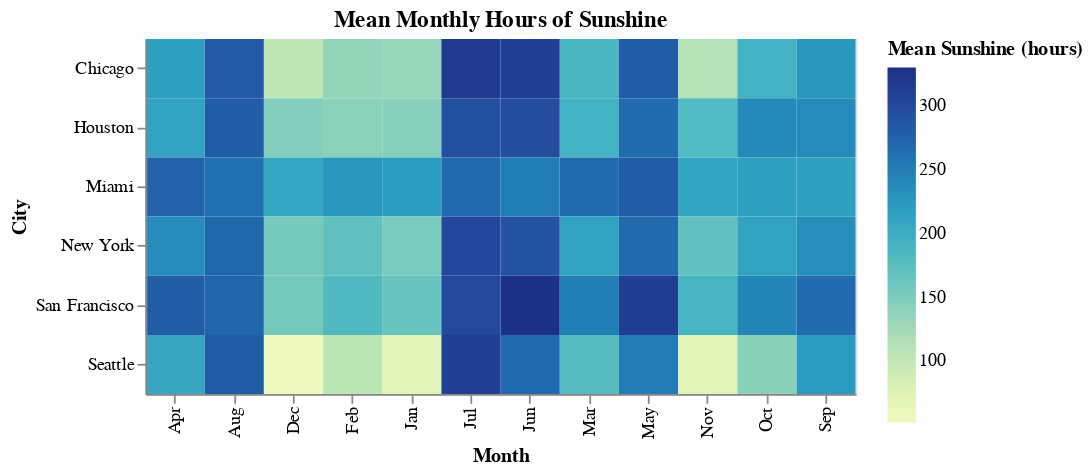

The code cell stored with this chart in its notebook:
### Code cell
alt.Chart(source).mark_rect().encode(
    y=alt.Y('city:N', axis=alt.Axis(title='City')),
    x=alt.X('month:N', axis=alt.Axis(title='Month')),
    color=alt.Color('mean(sunshine):Q', scale=alt.Scale(scheme='yellowgreenblue'), legend=alt.Legend(title='Mean Sunshine (hours)'))
).properties(
    width=400,
    height=200,
    title='Mean Monthly Hours of Sunshine'
)

### Figure 1 — Vega-Lite specification as saved in the notebook (floating-point values rounded to 4 significant figures)
{"config": {"view": {"continuousWidth": 400, "continuousHeight": 300}}, "data": {"name": "data-162638687fd33f296a3b88b07ba677ef"}, "mark": "rect", "encoding": {"color": {"aggregate": "mean", "field": "sunshine", "legend": {"title": "Mean Sunshine (hours)"}, "scale": {"scheme": "yellowgreenblue"}, "type": "quantitative"}, "x": {"axis": {"title": "Month"}, "field": "month", "type": "nominal"}, "y": {"axis": {"title": "City"}, "field": "city", "type": "nominal"}}, "height": 200, "title": "Mean Monthly Hours of Sunshine", "width": 400, "$schema": "https://vega.github.io/schema/vega-lite/v4.17.0.json", "datasets": {"data-162638687fd33f296a3b88b07ba677ef": [{"city": "Chicago", "lon": -87.62, "lat": 41.88, "month": "Jan", "monthnum": 0, "sunshine": 135}, {"city": "Chicago", "lon": -87.62, "lat": 41.88, "month": "Feb", "monthnum": 1, "sunshine": 136}, {"city": "Chicago", "lon": -87.62, "lat": 41.88, "month": "Mar", "monthnum": 2, "sunshine": 187}, {"city": "Chicago", "lon": -87.62, "lat": 41.88, "month": "Apr", "monthnum": 3, "sunshine": 215}, {"city": "Chicago", "lon": -87.62, "lat": 41.88, "month": "May", "monthnum": 4, "sunshine": 281}, {"city": "Chicago", "lon": -87.62, "lat": 41.88, "month": "Jun", "monthnum": 5, "sunshine": 311}, {"city": "Chicago", "lon": -87.62, "lat": 41.88, "month": "Jul", "monthnum": 6, "sunshine": 318}, {"city": "Chicago", "lon": -87.62, "lat": 41.88, "month": "Aug", "monthnum": 7, "sunshine": 283}, {"city": "Chicago", "lon": -87.62, "lat": 41.88, "month": "Sep", "monthnum": 8, "sunshine": 226}, {"city": "Chicago", "lon": -87.62, "lat": 41.88, "month": "Oct", "monthnum": 9, "sunshine": 193}, {"city": "Chicago", "lon": -87.62, "lat": 41.88, "month": "Nov", "monthnum": 10, "sunshine": 113}, {"city": "Chicago", "lon": -87.62, "lat": 41.88, "month": "Dec", "monthnum": 11, "sunshine": 106}, {"city": "Houston", "lon": -95.36, "lat": 29.75, "month": "Jan", "monthnum": 0, "sunshine": 144}, {"city": "Houston", "lon": -95.36, "lat": 29.75, "month": "Feb", "monthnum": 1, "sunshine": 141}, {"city": "Houston", "lon": -95.36, "lat": 29.75, "month": "Mar", "monthnum": 2, "sunshine": 193}, {"city": "Houston", "lon": -95.36, "lat": 29.75, "month": "Apr", "monthnum": 3, "sunshine": 212}, {"city": "Houston", "lon": -95.36, "lat": 29.75, "month": "May", "monthnum": 4, "sunshine": 266}, {"city": "Houston", "lon": -95.36, "lat": 29.75, "month": "Jun", "monthnum": 5, "sunshine": 298}, {"city": "Houston", "lon": -95.36, "lat": 29.75, "month": "Jul", "monthnum": 6, "sunshine": 294}, {"city": "Houston", "lon": -95.36, "lat": 29.75, "month": "Aug", "monthnum": 7, "sunshine": 281}, {"city": "Houston", "lon": -95.36, "lat": 29.75, "month": "Sep", "monthnum": 8, "sunshine": 238}, {"city": "Houston", "lon": -95.36, "lat": 29.75, "month": "Oct", "monthnum": 9, "sunshine": 239}, {"city": "Houston", "lon": -95.36, "lat": 29.75, "month": "Nov", "monthnum": 10, "sunshine": 181}, {"city": "Houston", "lon": -95.36, "lat": 29.75, "month": "Dec", "monthnum": 11, "sunshine": 146}, {"city": "Miami", "lon": -80.19, "lat": 25.76, "month": "Jan", "monthnum": 0, "sunshine": 222}, {"city": "Miami", "lon": -80.19, "lat": 25.76, "month": "Feb", "monthnum": 1, "sunshine": 227}, {"city": "Miami", "lon": -80.19, "lat": 25.76, "month": "Mar", "monthnum": 2, "sunshine": 266}, {"city": "Miami", "lon": -80.19, "lat": 25.76, "month": "Apr", "monthnum": 3, "sunshine": 275}, {"city": "Miami", "lon": -80.19, "lat": 25.76, "month": "May", "monthnum": 4, "sunshine": 280}, {"city": "Miami", "lon": -80.19, "lat": 25.76, "month": "Jun", "monthnum": 5, "sunshine": 251}, {"city": "Miami", "lon": -80.19, "lat": 25.76, "month": "Jul", "monthnum": 6, "sunshine": 267}, {"city": "Miami", "lon": -80.19, "lat": 25.76, "month": "Aug", "monthnum": 7, "sunshine": 263}, {"city": "Miami", "lon": -80.19, "lat": 25.76, "month": "Sep", "monthnum": 8, "sunshine": 216}, {"city": "Miami", "lon": -80.19, "lat": 25.76, "month": "Oct", "monthnum": 9, "sunshine": 215}, {"city": "Miami", "lon": -80.19, "lat": 25.76, "month": "Nov", "monthnum": 10, "sunshine": 212}, {"city": "Miami", "lon": -80.19, "lat": 25.76, "month": "Dec", "monthnum": 11, "sunshine": 209}, {"city": "New York", "lon": -73.94, "lat": 40.73, "month": "Jan", "monthnum": 0, "sunshine": 154}, {"city": "New York", "lon": -73.94, "lat": 40.73, "month": "Feb", "monthnum": 1, "sunshine": 171}, {"city": "New York", "lon": -73.94, "lat": 40.73, "month": "Mar", "monthnum": 2, "sunshine": 213}, {"city": "New York", "lon": -73.94, "lat": 40.73, "month": "Apr", "monthnum": 3, "sunshine": 237}, {"city": "New York", "lon": -73.94, "lat": 40.73, "month": "May", "monthnum": 4, "sunshine": 268}, {"city": "New York", "lon": -73.94, "lat": 40.73, "month": "Jun", "monthnum": 5, "sunshine": 289}, {"city": "New York", "lon": -73.94, "lat": 40.73, "month": "Jul", "monthnum": 6, "sunshine": 302}, {"city": "New York", "lon": -73.94, "lat": 40.73, "month": "Aug", "monthnum": 7, "sunshine": 271}, {"city": "New York", "lon": -73.94, "lat": 40.73, "month": "Sep", "monthnum": 8, "sunshine": 235}, {"city": "New York", "lon": -73.94, "lat": 40.73, "month": "Oct", "monthnum": 9, "sunshine": 213}, {"city": "New York", "lon": -73.94, "lat": 40.73, "month": "Nov", "monthnum": 10, "sunshine": 169}, {"city": "New York", "lon": -73.94, "lat": 40.73, "month": "Dec", "monthnum": 11, "sunshine": 155}, {"city": "San Francisco", "lon": -122.4, "lat": 37.73, "month": "Jan", "monthnum": 0, "sunshine": 165}, {"city": "San Francisco", "lon": -122.4, "lat": 37.73, "month": "Feb", "monthnum": 1, "sunshine": 182}, {"city": "San Francisco", "lon": -122.4, "lat": 37.73, "month": "Mar", "monthnum": 2, "sunshine": 251}, {"city": "San Francisco", "lon": -122.4, "lat": 37.73, "month": "Apr", "monthnum": 3, "sunshine": 281}, {"city": "San Francisco", "lon": -122.4, "lat": 37.73, "month": "May", "monthnum": 4, "sunshine": 314}, {"city": "San Francisco", "lon": -122.4, "lat": 37.73, "month": "Jun", "monthnum": 5, "sunshine": 330}, {"city": "San Francisco", "lon": -122.4, "lat": 37.73, "month": "Jul", "monthnum": 6, "sunshine": 300}, {"city": "San Francisco", "lon": -122.4, "lat": 37.73, "month": "Aug", "monthnum": 7, "sunshine": 272}, {"city": "San Francisco", "lon": -122.4, "lat": 37.73, "month": "Sep", "monthnum": 8, "sunshine": 267}, {"city": "San Francisco", "lon": -122.4, "lat": 37.73, "month": "Oct", "monthnum": 9, "sunshine": 243}, {"city": "San Francisco", "lon": -122.4, "lat": 37.73, "month": "Nov", "monthnum": 10, "sunshine": 189}, {"city": "San Francisco", "lon": -122.4, "lat": 37.73, "month": "Dec", "monthnum": 11, "sunshine": 156}, {"city": "Seattle", "lon": -122.3, "lat": 47.61, "month": "Jan", "monthnum": 0, "sunshine": 69}, {"city": "Seattle", "lon": -122.3, "lat": 47.61, "month": "Feb", "monthnum": 1, "sunshine": 108}, {"city": "Seattle", "lon": -122.3, "lat": 47.61, "month": "Mar", "monthnum": 2, "sunshine": 178}, {"city": "Seattle", "lon": -122.3, "lat": 47.61, "month": "Apr", "monthnum": 3, "sunshine": 207}, {"city": "Seattle", "lon": -122.3, "lat": 47.61, "month": "May", "monthnum": 4, "sunshine": 253}, {"city": "Seattle", "lon": -122.3, "lat": 47.61, "month": "Jun", "monthnum": 5, "sunshine": 268}, {"city": "Seattle", "lon": -122.3, "lat": 47.61, "month": "Jul", "monthnum": 6, "sunshine": 312}, {"city": "Seattle", "lon": -122.3, "lat": 47.61, "month": "Aug", "monthnum": 7, "sunshine": 281}, {"city": "Seattle", "lon": -122.3, "lat": 47.61, "month": "Sep", "monthnum": 8, "sunshine": 221}, {"city": "Seattle", "lon": -122.3, "lat": 47.61, "month": "Oct", "monthnum": 9, "sunshine": 142}, {"city": "Seattle", "lon": -122.3, "lat": 47.61, "month": "Nov", "monthnum": 10, "sunshine": 72}, {"city": "Seattle", "lon": -122.3, "lat": 47.61, "month": "Dec", "monthnum": 11, "sunshine": 52}]}}
